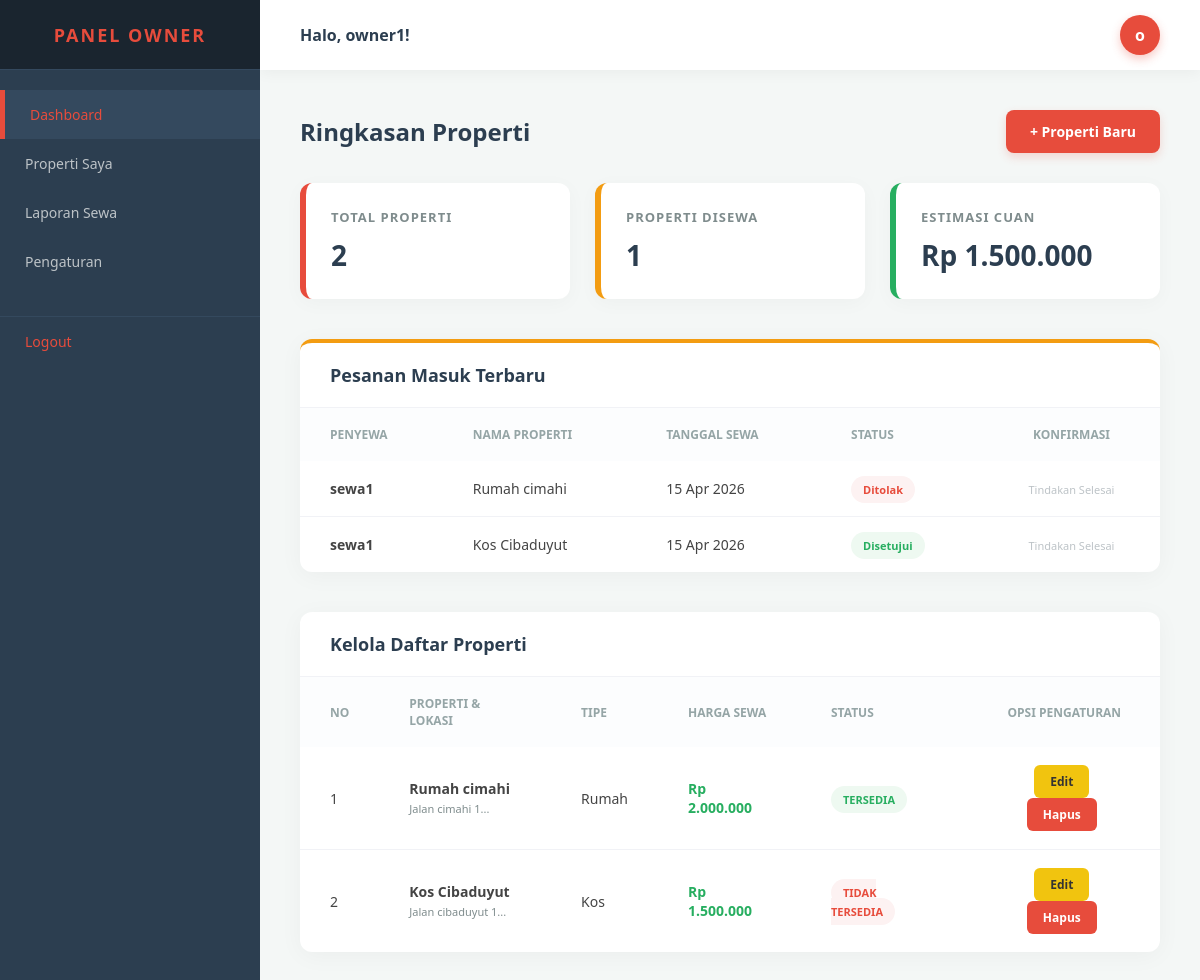
The page /dashboard_owner.php (signed in) on the database as committed earlier.
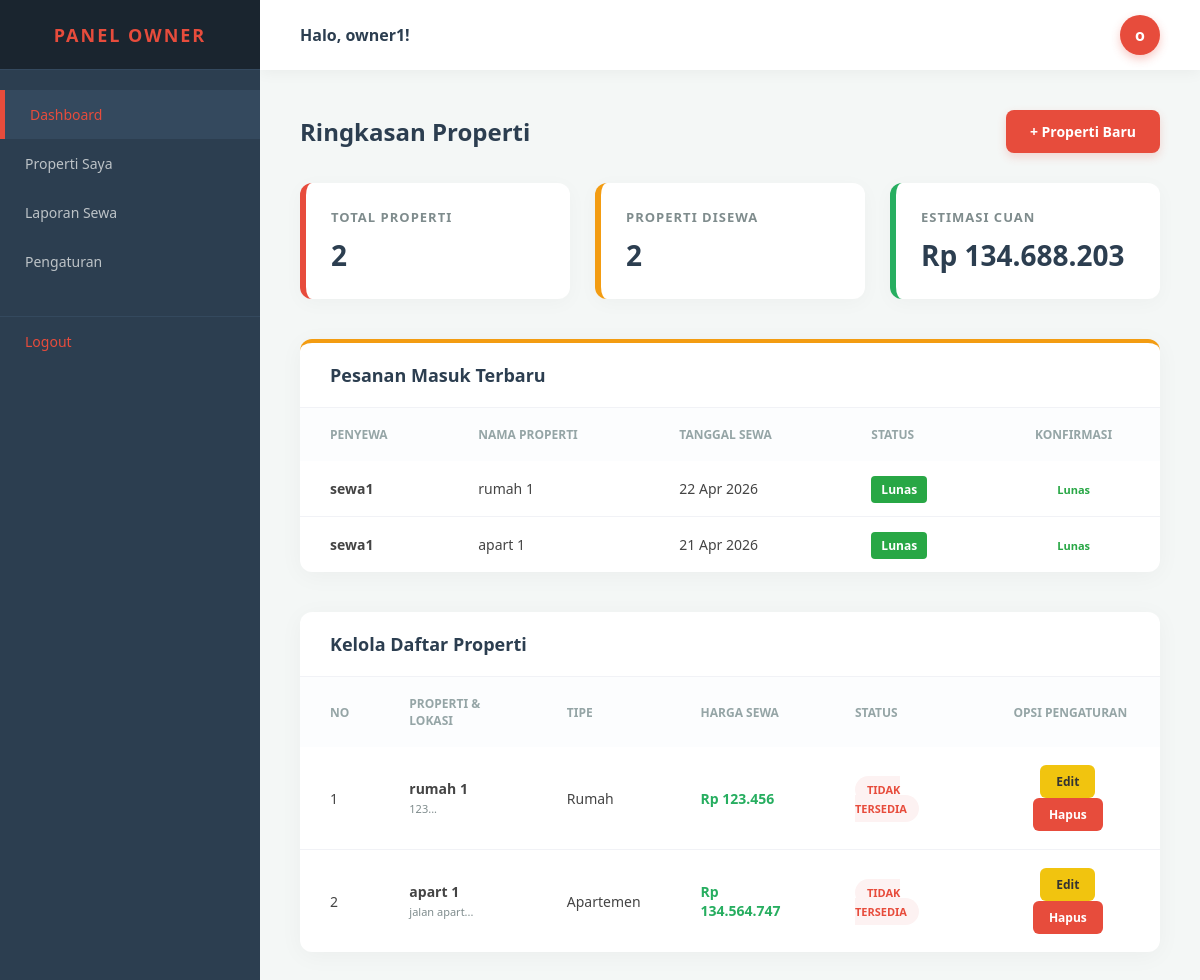
The same page on the database as committed later.
### tables this page shows
CREATE TABLE `transaksi` (
  `id` int(11) NOT NULL,
  `tenant_id` int(11) NOT NULL,
  `properti_id` int(11) NOT NULL,
  `tanggal_sewa` date NOT NULL,
  `status` varchar(50) DEFAULT 'Menunggu Konfirmasi',
  `bukti_bayar` varchar(255) DEFAULT NULL
);

CREATE TABLE `users` (
  `id` int(11) NOT NULL,
  `nama` varchar(100) NOT NULL,
  `email` varchar(100) NOT NULL,
  `role` enum('tenant','owner','admin') NOT NULL,
  `password` varchar(255) NOT NULL,
  `created_at` timestamp NOT NULL DEFAULT current_timestamp()
);

CREATE TABLE `properti` (
  `id` int(11) NOT NULL,
  `owner_id` int(11) NOT NULL,
  `nama_properti` varchar(255) NOT NULL,
  `alamat` text DEFAULT NULL,
  `tipe` enum('rumah','apartemen','kos') NOT NULL,
  `kamar` int(2) NOT NULL,
  `kamar_mandi` enum('dalam','luar') NOT NULL,
  `harga` int(11) NOT NULL,
  `status` enum('TERSEDIA','TIDAK TERSEDIA') DEFAULT 'TERSEDIA',
  `deskripsi` text DEFAULT NULL,
  `foto` varchar(255) DEFAULT 'default.png',
  `created_at` timestamp NOT NULL DEFAULT current_timestamp()
);

### dashboard_owner.php (the view, shortened to what the changed rows need)
<?php
require 'koneksi.php';
$owner_id = $_SESSION['user_id'];
$query = "SELECT * FROM properti WHERE owner_id = '$owner_id' ORDER BY id DESC";
$result = mysqli_query($conn, $query);
$q_sewa = mysqli_query($conn, "SELECT COUNT(*) as total FROM transaksi
                               JOIN properti ON transaksi.properti_id = properti.id
                               WHERE properti.owner_id = '$owner_id'
                               AND transaksi.status IN ('Disetujui', 'Validasi Bayar', 'Lunas')");
$data_sewa = mysqli_fetch_assoc($q_sewa);
$properti_disewa = $data_sewa['total'];
$q_duit = mysqli_query($conn, "SELECT SUM(properti.harga) as total FROM transaksi
                               JOIN properti ON transaksi.properti_id = properti.id
                               WHERE properti.owner_id = '$owner_id'
                               AND transaksi.status IN ('Disetujui', 'Validasi Bayar', 'Lunas')");
$data_duit = mysqli_fetch_assoc($q_duit);
$estimasi_pendapatan = "Rp " . number_format($data_duit['total'] ?? 0, 0, ',', '.');
?>
<!DOCTYPE html>
<html lang="id">
<head>
</head>
<body>
    <div class="main-wrapper">
        <main class="content">
            <div class="page-header">
                <h2>Ringkasan Properti</h2>
            </div>
            <div class="stats-grid">
                <div class="stat-card orange">
                    <h3>Properti Disewa</h3>
                    <div class="value"><?php echo $properti_disewa; ?></div>
                </div>
                <div class="stat-card green">
                    <h3>Estimasi Cuan</h3>
                    <div class="value"><?php echo $estimasi_pendapatan; ?></div>
                </div>
            </div>
            <div class="table-container" style="border-top: 4px solid #f39c12;">
                <table>
                    <thead>
                        <tr>
                            <th>Penyewa</th>
                            <th>Nama Properti</th>
                            <th>Tanggal Sewa</th>
                            <th>Status</th>
                            <th style="text-align: center;">Konfirmasi</th>
                        </tr>
                    </thead>
                    <tbody>
                  <?php
                    $query_masuk = "SELECT
                    transaksi.id AS id_trx,
                    transaksi.tanggal_sewa,
                    transaksi.status AS status_trx,
                    transaksi.bukti_bayar,
                    users.nama AS nama_penyewa,
                    properti.nama_properti
                    FROM transaksi
                    JOIN users ON transaksi.tenant_id = users.id
                    JOIN properti ON transaksi.properti_id = properti.id
                    WHERE properti.owner_id = '$owner_id'
                    ORDER BY transaksi.id DESC LIMIT 5";
                    $res_masuk = mysqli_query($conn, $query_masuk);
if(mysqli_num_rows($res_masuk) == 0) {
    echo "<tr><td colspan='5' class='kosong'>Tidak ada aktivitas pesanan baru.</td></tr>";
} else {
    while($row_m = mysqli_fetch_assoc($res_masuk)) {
        $tgl = date('d M Y', strtotime($row_m['tanggal_sewa']));
        $status_asli = isset($row_m['status_trx']) ? trim($row_m['status_trx']) : 'Menunggu Konfirmasi';
        $status_lower = strtolower($status_asli);
        $status_class = '';
        if (strpos($status_lower, 'lunas') !== false) {
            $status_class = 'status-lunas';
        } elseif (strpos($status_lower, 'bayar') !== false || strpos($status_lower, 'validasi') !== false) {
            $status_class = 'status-payment';
        } elseif (strpos($status_lower, 'setuju') !== false) {
            $status_class = 'status-approved';
        } elseif (strpos($status_lower, 'tolak') !== false) {
            $status_class = 'status-rejected';
        } else {
            $status_class = 'status-waiting';
        }
        if ($status_class == 'status-waiting') {
            $tombol_aksi = "<a href='update_status.php?id={$row_m['id_trx']}&status=Disetujui' class='btn-terima'>Terima</a> " .
                           "<a href='update_status.php?id={$row_m['id_trx']}&status=Ditolak' class='btn-hapus'>Tolak</a>";
        } elseif ($status_class == 'status-payment') {
            $tombol_aksi = "<a href='cek_pembayaran.php?id={$row_m['id_trx']}' class='btn-cek'>Cek Bayar</a>";
        } elseif ($status_class == 'status-lunas') {
            $tombol_aksi = "<span style='color: #28a745; font-size: 11px; font-weight: bold;'>Lunas</span>";
        } else {
            $tombol_aksi = "<span style='color: #bdc3c7; font-size: 11px;'>Tindakan Selesai</span>";
        }
        echo "<tr>
                <td><strong>" . htmlspecialchars($row_m['nama_penyewa']) . "</strong></td>
                <td>" . htmlspecialchars($row_m['nama_properti']) . "</td>
                <td>{$tgl}</td>
                <td><span class='badge {$status_class}'>" . htmlspecialchars($status_asli) . "</span></td>
                <td class='action-links' style='text-align: center;'>{$tombol_aksi}</td>
              </tr>";
    }
}
?>
                    </tbody>
                </table>
            </div>
            <div class="table-container">
                <table>
                    <thead>
                        <tr>
                            <th>No</th>
                            <th>Properti & Lokasi</th>
                            <th>Tipe</th>
                            <th>Harga Sewa</th>
                            <th>Status</th>
                            <th style="text-align: center;">Opsi Pengaturan</th>
                        </tr>
                    </thead>
                    <tbody>
                        <?php
                        if(mysqli_num_rows($result) == 0) {
                            echo "<tr><td colspan='6' class='kosong'>Kamu belum memiliki properti. Yuk mulai tambah!</td></tr>";
                        } else {
                            $no = 1;
                            mysqli_data_seek($result, 0);
                            while($row = mysqli_fetch_assoc($result)) {
                                $harga_rp = "Rp " . number_format($row['harga'], 0, ',', '.');
                                $status_properti = isset($row['status']) ? $row['status'] : 'TERSEDIA';
                                $badge_prop = ($status_properti == 'TERSEDIA') ? 'prop-tersedia' : 'prop-tidak';
                                $alamat_singkat = !empty($row['alamat']) ? htmlspecialchars(substr($row['alamat'], 0, 35)) . '...' : 'Alamat belum diisi';
                                echo "<tr>
                                        <td width='50'>{$no}</td>
                                        <td>
                                            <strong>" . htmlspecialchars($row['nama_properti']) . "</strong><br>
                                            <span style='font-size: 11px; color: #7f8c8d;'> {$alamat_singkat}</span>
                                        </td>
                                        <td>" . ucfirst($row['tipe']) . "</td>
                                        <td style='color: #27ae60; font-weight: 700;'>{$harga_rp}</td>
                                        <td><span class='badge {$badge_prop}'>{$status_properti}</span></td>
                                        <td class='action-links' style='text-align: center;'>
                                            <a href='edit_properti.php?id={$row['id']}' class='btn-edit'>Edit</a>
                                            <a href='hapus_properti.php?id={$row['id']}' class='btn-hapus' onclick=\"return confirm('Hapus properti ini?');\">Hapus</a>
                                        </td>
                                      </tr>";
                                $no++;
                            }
                        }
                        ?>
                    </tbody>
                </table>
            </div>
        </main>
    </div>
</body>
</html>

Rows that differ between the two databases and show on the page:
no longer on this page (row unchanged): transaksi: users.nama "sewa1", properti.nama_properti "Rumah cimahi", tanggal_sewa "15 Apr 2026", status "Ditolak", shows "Tindakan Selesai"
no longer on this page (row edited): transaksi: users.nama "sewa1", properti.nama_properti "Kos Cibaduyut", tanggal_sewa "15 Apr 2026", status "Disetujui", shows "Tindakan Selesai"
removed properti: nama_properti "Rumah cimahi", alamat "Jalan cimahi 1...", tipe "Rumah", harga "Rp 2.000.000", status "TERSEDIA"
removed properti: nama_properti "Kos Cibaduyut", alamat "Jalan cibaduyut 1...", tipe "Kos", harga "Rp 1.500.000", status "TIDAK TERSEDIA"
added transaksi: users.nama "sewa1", properti.nama_properti "rumah 1", tanggal_sewa "22 Apr 2026", status "Lunas"
added transaksi: users.nama "sewa1", properti.nama_properti "apart 1", tanggal_sewa "21 Apr 2026", status "Lunas"
added properti: nama_properti "rumah 1", alamat "123...", tipe "Rumah", harga "Rp 123.456", status "TIDAK TERSEDIA"
added properti: nama_properti "apart 1", alamat "jalan apart...", tipe "Apartemen", harga "Rp 134.564.747", status "TIDAK TERSEDIA"
Other text that changed with them:
$properti_disewa: "1" → "2"
$estimasi_pendapatan: "Rp 1.500.000" → "Rp 134.688.203"
